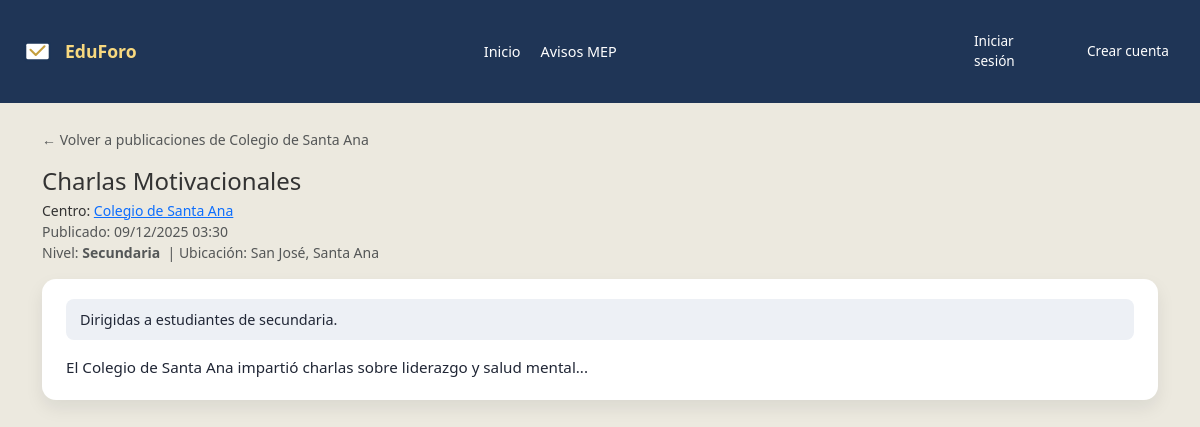
/publicacion.php?id=6, run on the app's committed database.
### tables this page shows
CREATE TABLE publicaciones (
  id INT AUTO_INCREMENT PRIMARY KEY,
  centro_id INT NOT NULL,
  titulo VARCHAR(100) NOT NULL,
  resumen VARCHAR(255),
  cuerpo VARCHAR(2000) NOT NULL,
  fecha_publicacion DATETIME NULL,
  CONSTRAINT fk_pub_centro FOREIGN KEY (centro_id) REFERENCES centros(id)
);

CREATE TABLE centros (
  id INT AUTO_INCREMENT PRIMARY KEY,
  nombre VARCHAR(100) NOT NULL,
  codigo VARCHAR(6) NOT NULL UNIQUE,
  provincia VARCHAR(25),
  canton VARCHAR(25),
  nivel VARCHAR(25),
  direccion VARCHAR(255),
  telefono VARCHAR(8),
  correo VARCHAR(100)
);

### publicacion.php (the view, shortened to what this page needs)
<?php
$conexion = abrirConexion();
$pubId = isset($_GET['id']) ? (int) $_GET['id'] : 0;
$publicacion = null;
if ($pubId > 0) {
    $sql = "SELECT  p.id,
                    p.titulo,
                    p.resumen,
                    p.cuerpo,
                    p.fecha_publicacion,
                    c.id       AS centro_id,
                    c.nombre   AS centro_nombre,
                    c.provincia,
                    c.canton,
                    c.nivel
            FROM publicaciones p
            INNER JOIN centros c ON p.centro_id = c.id
            WHERE p.id = ?";
    $stmt = $conexion->prepare($sql);
    $stmt->bind_param("i", $pubId);
    $stmt->execute();
    $resultado = $stmt->get_result();
    if ($resultado && $resultado->num_rows === 1) {
        $publicacion = $resultado->fetch_assoc();
    }
}
?>
<!DOCTYPE html>
<html lang="es">
<head>
    <link href="https://cdn.jsdelivr.net/npm/bootstrap@5.3.3/dist/css/bootstrap.min.css" rel="stylesheet">
    <link rel="stylesheet" href="assets/css/style.css?v=<?php echo time(); ?>">
    <link rel="stylesheet" href="assets/css/Home.css?v=<?php echo time(); ?>">
    <link rel="stylesheet" href="assets/css/public.css?v=<?php echo time(); ?>">
</head>
<body style="background:#ece9df;">
<?php include 'php/componentes/navbar.php'; ?>
<main class="container my-4">
    <?php if (!$publicacion): ?>
        <div class="mb-3">
            <a href="Home.php" class="small text-muted text-decoration-none">
                ← Volver al inicio
            </a>
        </div>
        <div class="alert alert-warning">
            No se encontró la publicación solicitada.
        </div>
    <?php else: ?>
        <div class="mb-3">
            <a href="centro-publicaciones.php?centro_id=<?php echo $publicacion['centro_id']; ?>"
               class="small text-muted text-decoration-none">
                ← Volver a publicaciones de <?php echo htmlspecialchars($publicacion['centro_nombre']); ?>
            </a>
        </div>
        <header class="mb-3">
            <h1 class="h4 mb-1">
                <?php echo htmlspecialchars($publicacion['titulo']); ?>
            </h1>
            <p class="small mb-0">
                Centro:
                <a href="centro.php?id=<?php echo $publicacion['centro_id']; ?>">
                    <?php echo htmlspecialchars($publicacion['centro_nombre']); ?>
                </a>
            </p>
            <p class="small text-muted mb-0">
                Publicado:
                <?php
                    echo !empty($publicacion['fecha_publicacion'])
                        ? date('d/m/Y H:i', strtotime($publicacion['fecha_publicacion']))
                        : 'Sin fecha';
                ?>
            </p>
            <p class="small text-muted mb-0">
                Nivel:
                <strong><?php echo htmlspecialchars($publicacion['nivel'] ?: 'No registrado'); ?></strong>
                <?php if (!empty($publicacion['provincia']) || !empty($publicacion['canton'])): ?>
                    &nbsp;|&nbsp;Ubicación:
                    <?php
                        $ubic = [];
                        if (!empty($publicacion['provincia'])) $ubic[] = $publicacion['provincia'];
                        if (!empty($publicacion['canton']))    $ubic[] = $publicacion['canton'];
                        echo htmlspecialchars(implode(', ', $ubic));
                    ?>
                <?php endif; ?>
            </p>
        </header>
        <section class="panel-publicacion">
            <?php if (!empty($publicacion['resumen'])): ?>
                <div class="publicacion-resumen mb-3">
                    <?php echo htmlspecialchars($publicacion['resumen']); ?>
                </div>
            <?php endif; ?>
            <div class="publicacion-cuerpo">
                <?php
                    echo nl2br(htmlspecialchars($publicacion['cuerpo']));
                ?>
            </div>
        </section>
    <?php endif; ?>
</main>
</body>
</html>

### assets/css/style.css (style rules this page uses)
:root { --brand: #1d3557; --brand-hover: #16314a; --accent-gold: #c59f3e; --radius: 12px; --shadow: 0 6px 18px rgba(0, 0, 0, .08); --ink: #1a1a1a; --muted: #6b7280; --lighter-muted: #737881; }
body { font-family: Arial, sans-serif; background: #ece9df; background: linear-gradient(140deg, #f0ece3 0%, #ece9df 40%, #e7e3da 100%); color: var(--ink); }

### assets/css/Home.css (style rules this page uses)
* { margin: 0; padding: 0; box-sizing: border-box; font-family: "Segoe UI", Arial, sans-serif; }
body { display: flex; flex-direction: column; background-color: #ece9df; color: #333; position: relative; margin: 0; }

### assets/css/public.css (style rules this page uses)
:root { --brand: #1d3557; --brand-hover: #16314a; --accent-gold: #c59f3e; }
.panel-publicacion { background-color: #ffffff; border-radius: 14px; padding: 20px 24px; box-shadow: 0 8px 18px rgba(15, 23, 42, 0.08); margin-top: 12px; }
.publicacion-resumen { background-color: #edf0f5; border-radius: 8px; padding: 10px 14px; font-size: 0.9rem; color: #202635; }
.publicacion-cuerpo { margin-top: 10px; font-size: 0.95rem; color: #202635; line-height: 1.55; text-align: justify; }

### data on the page
publicaciones: centro.nombre "Colegio de Santa Ana", titulo "Charlas Motivacionales", fecha_publicacion "09/12/2025 03:30", centro.nivel "Secundaria", resumen "Dirigidas a estudiantes de secundaria.", cuerpo "El Colegio de Santa Ana impartió charlas sobre liderazgo y salud mental..."

### other printed values
implode(', ', $ubic) "San José, Santa Ana"
